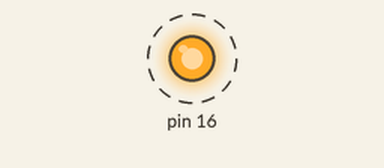
This sketch was run on a simulated Arduino Uno, built with avr-gcc and run on an emulated ATmega328P. Parts: output pins drawn as LEDs (lit = HIGH). Dashed ring = blinking. What the sketch prints to the serial monitor is not drawn.

Above: at 0.5 s.
Timing chart, 0 to 4.6 s (numbered marks = the images above):
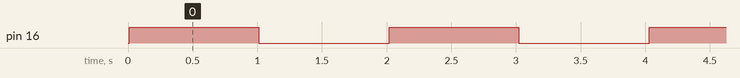

The sketch:

LedBlink.ino
```cpp
void setup()

{
// initialize digital pin 16 as an output.
Serial.begin(115200);
pinMode(16, OUTPUT);

}

// the loop function runs over and over again forever

void loop()

{

delay(10);

digitalWrite(16, HIGH); // turn the LED on (HIGH is the voltage level)

delay(1000); // wait for a second

digitalWrite(16, LOW); // turn the LED off by making the voltage LOW

Serial.println("Works fine ASD FDS ASDF GFDFGDFG");

delay(1000); // wait for a second

}
```

Measured:
- by itself, pin 16: alternates HIGH for 1.0 s and LOW for 1.0 s
